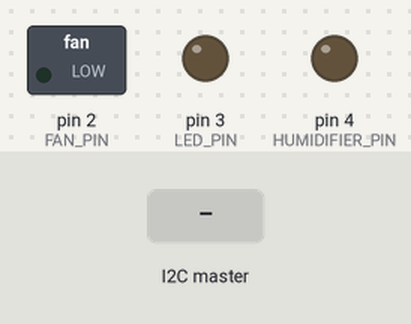
Simulated run of this sketch. Board: Arduino Uno, built with avr-gcc and run on an emulated ATmega328P. Parts: switched loads named in the sketch (green lamp = pin HIGH), output pins drawn as LEDs (lit = HIGH). The test bench sets the inputs (shaded band). What the sketch prints to the serial monitor is not drawn.

Above: at 1.2 s.
1.3 s: the I2C master sends "F"
At 2.5 s:
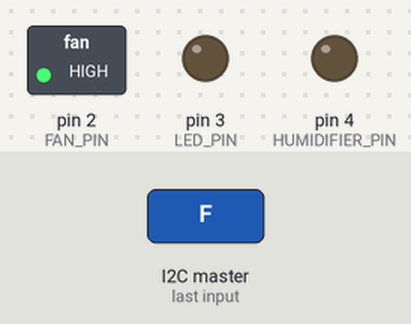
2.8 s: the I2C master sends "L"
At 3.7 s:
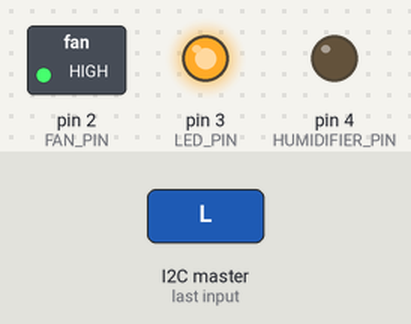
4.3 s: the I2C master sends "f"
At 4.9 s:
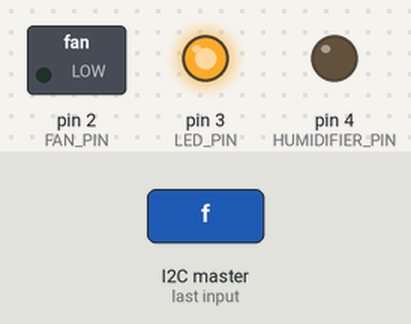
5.8 s: the I2C master sends "H"
At 6.1 s:
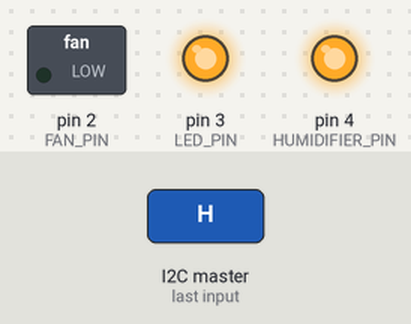
7.3 s: the I2C master sends "l"
At 8.5 s:
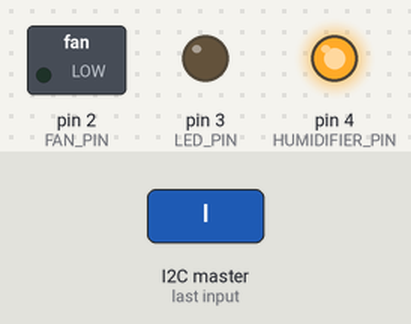
8.8 s: the I2C master sends "F"
At 9.6 s:
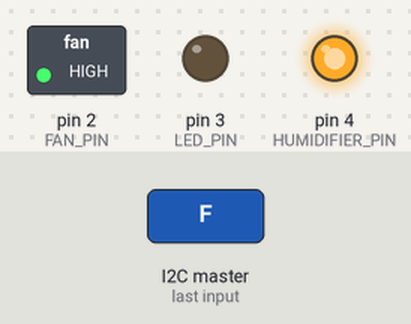
Timing chart, 0 to 11.3 s (numbered marks = the images above; inputs shaded):
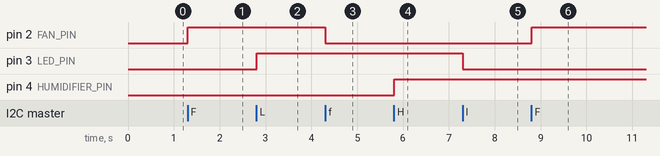

The sketch:

arduino.ino
```cpp
#include <Wire.h>

// Arduino 슬레이브 주소
#define SLAVE_ADDR 0x13

// 릴레이 핀 정의
#define FAN_PIN 2
#define LED_PIN 3
#define HUMIDIFIER_PIN 4

// 릴레이 제어 명령 정의
#define FAN_ON 'F'
#define FAN_OFF 'f'
#define LED_ON 'L'
#define LED_OFF 'l'
#define HUMIDIFIER_ON 'H'
#define HUMIDIFIER_OFF 'h'

// 릴레이 상태 변수
byte relayStatus = 0;

void setup() {
  // 시리얼 초기화
  Serial.begin(115200);
  Serial.println("Arduino R4 릴레이 제어 슬레이브 시작");

  // 릴레이 핀 초기화
  pinMode(FAN_PIN, OUTPUT);
  pinMode(LED_PIN, OUTPUT);
  pinMode(HUMIDIFIER_PIN, OUTPUT);

  // 초기상태: 모든 릴레이 끄기
  digitalWrite(FAN_PIN, LOW);
  digitalWrite(LED_PIN, LOW);
  digitalWrite(HUMIDIFIER_PIN, LOW);

  // I2C 초기화 (슬레이브 모드)
  Wire.begin(SLAVE_ADDR);

  // 이벤트 핸들러 등록
  Wire.onReceive(receiveEvent); // 마스터로부터 데이터 수신 시 호출
  Wire.onRequest(requestEvent); // 마스터가 데이터 요청 시 호출

  // I2C 슬레이브 주소 출력
  Serial.print("I2C 슬레이브 주소: 0x");
  Serial.println(SLAVE_ADDR, HEX);
  Serial.println("I2C 슬레이브 초기화 완료");
}

void loop() {
  // 릴레이 상태 출력 (5초마다)
  static unsigned long lastStatusPrint = 0;
  if (millis() - lastStatusPrint > 5000) {
    printStatus();
    lastStatusPrint = millis();
  }

  delay(100);
}

// I2C 데이터 수신 이벤트 핸들러
void receiveEvent(int byteCount) {
  Serial.print("데이터 수신 이벤트 발생! 수신 바이트 수: ");
  Serial.println(byteCount);

  while (Wire.available()) {
    byte command = Wire.read();  // 모든 명령은 바이트로 받음
    Serial.print("수신 명령: ");

    // ASCII 문자와 숫자값 모두 출력
    if (command >= 32 && command <= 126) {  // 출력 가능한 ASCII 문자라면
      Serial.write(command);  // 문자로 출력
    }

    Serial.print(" (값: ");
    Serial.print(command);
    Serial.println(")");

    // 숫자 값 처리 (1, 0)
    if (command == 1) {
      digitalWrite(LED_PIN, HIGH);
      Serial.println("LED 켜기 (숫자 1 명령)");
      // 릴레이 상태 변경
      relayStatus = relayStatus | 0b00000010;  // LED 비트 설정
    }
    else if (command == 0) {
      digitalWrite(LED_PIN, LOW);
      Serial.println("LED 끄기 (숫자 0 명령)");
      // 상태 변수 업데이트
      relayStatus = relayStatus & ~0b00000010;  // LED 비트 클리어
    }
    // 문자 명령 처리 ('F', 'f', 'L', 'l', ...)
    else if (command == 'F' || command == 'f' ||
             command == 'L' || command == 'l' ||
             command == 'H' || command == 'h') {
      processCommand((char)command);  // 문자로 변환하여 처리
    }
    else {
      Serial.print("알 수 없는 명령 값: ");
      Serial.println(command);
    }
  }
}

// I2C 데이터 요청 이벤트 핸들러
void requestEvent() {
  Wire.write(relayStatus);
}

// 명령 처리 함수
void processCommand(char command) {
  Serial.print("수신 명령: ");
  Serial.println(command);

  switch (command) {
    case FAN_ON:
      setFan(true);
      break;
    case FAN_OFF:
      setFan(false);
      break;
    case LED_ON:
      setLed(true);
      break;
    case LED_OFF:
      setLed(false);
      break;
    case HUMIDIFIER_ON:
      setHumidifier(true);
      break;
    case HUMIDIFIER_OFF:
      setHumidifier(false);
      break;
    default:
      Serial.println("잘못된 명령");
      break;
  }
}

// 팬 제어 함수
void setFan(bool state) {
  digitalWrite(FAN_PIN, state ? HIGH : LOW);
  if (state) {
    relayStatus |= 0x01;  // 비트 0: 팬 제어
  } else {
    relayStatus &= ~0x01; // 비트 0: 팬 제어
  }
  Serial.print("팬 ");
  Serial.println(state ? "켜짐" : "꺼짐");
}

// LED 제어 함수
void setLed(bool state) {
  digitalWrite(LED_PIN, state ? HIGH : LOW);
  if (state) {
    relayStatus |= 0x02;  // 비트 1: LED 제어
  } else {
    relayStatus &= ~0x02; // 비트 1: LED 제어
  }
  Serial.print("LED ");
  Serial.println(state ? "켜짐" : "꺼짐");
}

// 가습기 제어 함수
void setHumidifier(bool state) {
  digitalWrite(HUMIDIFIER_PIN, state ? HIGH : LOW);
  if (state) {
    relayStatus |= 0x04;  // 비트 2: 가습기 제어
  } else {
    relayStatus &= ~0x04; // 비트 2: 가습기 제어
  }
  Serial.print("가습기 ");
  Serial.println(state ? "켜짐" : "꺼짐");
}

// 릴레이 상태 출력 함수
void printStatus() {
  Serial.println("현재 릴레이 상태:");
  Serial.print("팬: ");
  Serial.println((relayStatus & 0x01) ? "켜짐" : "꺼짐");
  Serial.print("LED: ");
  Serial.println((relayStatus & 0x02) ? "켜짐" : "꺼짐");
  Serial.print("가습기: ");
  Serial.println((relayStatus & 0x04) ? "켜짐" : "꺼짐");
  Serial.print("상태 비트: ");
  Serial.println(relayStatus, BIN);
}
```

Measured:
- after the input at 1.3 s, pin 2 (FAN_PIN): LOW → HIGH at once
- after the input at 2.8 s, pin 3 (LED_PIN): LOW → HIGH at once
- after the input at 4.3 s, pin 2 (FAN_PIN): HIGH → LOW at once
- after the input at 5.8 s, pin 4 (HUMIDIFIER_PIN): LOW → HIGH at once
- after the input at 7.3 s, pin 3 (LED_PIN): HIGH → LOW at once
- after the input at 8.8 s, pin 2 (FAN_PIN): LOW → HIGH at once
